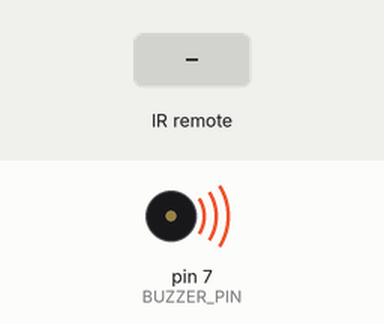
The sketch below on a simulated Arduino Uno, built with avr-gcc and run on an emulated ATmega328P. Parts: buzzer (waves = sounding, pin HIGH). Inputs (shaded band) come from the test bench. What the sketch prints to the serial monitor is not drawn.

Above: at 0.01 s.
At 1.4 s:
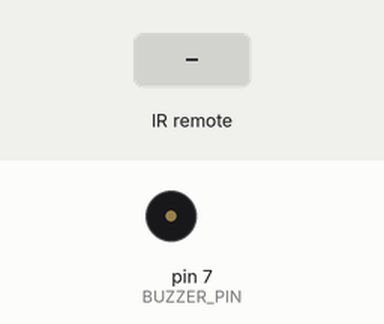
1.5 s: infrared code 0xFFFFFFFF received
Timing chart, 0 to 4.5 s (numbered marks = the images above; inputs shaded):
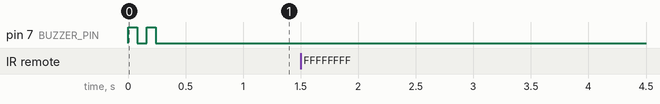

The sketch:

ir-buzzer.ino
```cpp
/*
 * IR Receiver with Active Buzzer Sound
 * Created from ir-decode1 sketch
 *
 * Hardware Wiring (e.g. Arduino Nano / Uno):
 * -------------------------------------------------------------
 * IR Receiver:
 *   - VCC    -> Arduino 5V
 *   - GND    -> Arduino GND
 *   - OUT / Signal -> Digital Pin 8 (RECV_PIN)
 *
 * Active Buzzer:
 *   - Positive (+) / Signal -> Digital Pin 7 (BUZZER_PIN)
 *   - Negative (-) / GND    -> Arduino GND
 *
 * (Note: An active buzzer has an internal oscillator; giving it
 *  HIGH turns the sound ON, and LOW turns it OFF.)
 */

#include <IRremote.h>

int RECV_PIN = 8;
int BUZZER_PIN = 7;  // Pin connected to the active buzzer

IRrecv irrecv(RECV_PIN);
decode_results results;

// Helper function to produce a clean beep of given duration in ms
void beep(int durationMs) {
  digitalWrite(BUZZER_PIN, HIGH);  // Turn buzzer ON
  delay(durationMs);
  digitalWrite(BUZZER_PIN, LOW);   // Turn buzzer OFF
}

void setup() {
  Serial.begin(9600);

  // Set buzzer pin as output and turn it off initially
  pinMode(BUZZER_PIN, OUTPUT);
  digitalWrite(BUZZER_PIN, LOW);

  irrecv.enableIRIn();  // Start the receiver

  Serial.println(F("--- IR Receiver with Active Buzzer Initialized ---"));

  // Power-on confirmation: two quick beeps to verify buzzer works
  beep(80);
  delay(80);
  beep(80);
}

void loop() {
  if (irrecv.decode(&results)) {
    // Print decoded hex value to Serial Monitor
    Serial.print(F("IR Code: 0x"));
    Serial.println(results.value, HEX);

    // Beep whenever an IR code is received.
    // Filter out 0xFFFFFFFF (repeat code sent when holding a remote button)
    // so it doesn't buzz continuously while holding a key.
    if (results.value != 0xFFFFFFFF) {
      beep(100);  // 100ms audible feedback beep
    }

    /*
     * OPTIONAL: Trigger specific sounds or actions for specific buttons
     * You can check the Serial Monitor for your remote's button codes:
     *
     * switch (results.value) {
     *   case 0xFFA25D: // Example: Power button -> Double beep
     *     beep(150); delay(100); beep(150);
     *     break;
     *   case 0xFF629D: // Example: Mode button -> Long beep
     *     beep(400);
     *     break;
     * }
     */

    irrecv.resume(); // Receive the next value
  }
}
```

Measured:
- after the input at 1.5 s, every drawn part: stays the same
